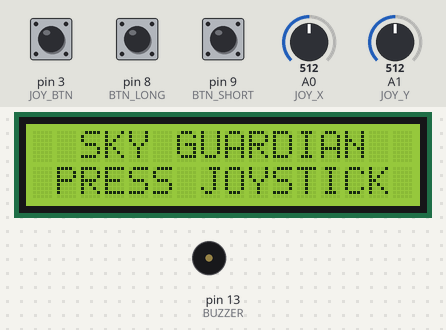
This sketch was run on a simulated Arduino Uno, built with avr-gcc and run on an emulated ATmega328P. On the bench: 16×2 character LCD, buzzer (waves = sounding). Inputs (shaded band) come from the test bench; at power-on: pin 3 (JOY_BTN) HIGH, A0 (JOY_X) = 512, A1 (JOY_Y) = 512, pin 8 (BTN_LONG) HIGH, pin 9 (BTN_SHORT) HIGH. Random numbers use the default seed unless the sketch sets one.

Above: at 1.2 s.
1.3 s: pin 3 (JOY_BTN) pulled LOW for 0.15 s
At 3.3 s:
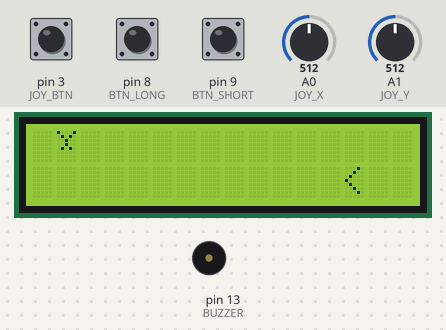
4.3 s: A0 (JOY_X) set to 693
7.3 s: A0 (JOY_X) set to 713
At 10.1 s:
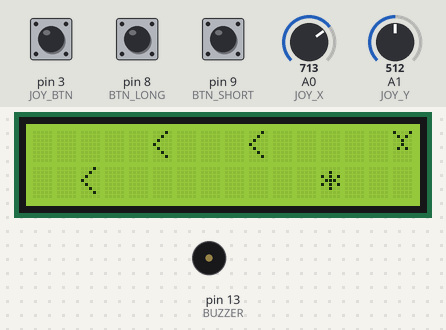
10.3 s: A1 (JOY_Y) set to 693
13.3 s: A1 (JOY_Y) set to 712
At 15.8 s:
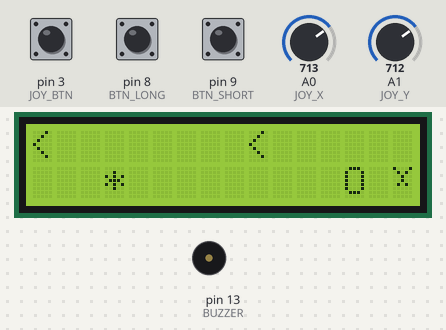
16.2 s: A1 (JOY_Y) set to 306
19.2 s: A1 (JOY_Y) set to 290
At 21.4 s:
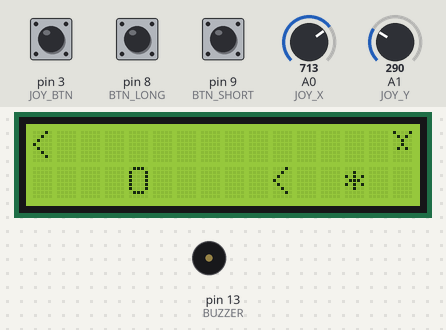
Timing chart, 0 to 26.5 s (numbered marks = the images above; inputs shaded):
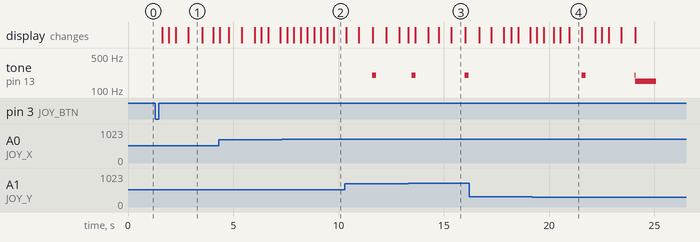

Measured:
- the behaviour switches between 700 and 701 on A0 (JOY_X) (found by bisection; images 1 and 2)
- the behaviour switches between 700 and 701 on A1 (JOY_Y) (found by bisection; images 2 and 3)
- the behaviour switches between 300 and 299 on A1 (JOY_Y) (found by bisection; images 3 and 4)
- after the input at 1.3 s, the display: first changes after 0.32 s (image 1 shows a later state)
- by itself, tone on pin 13 (BUZZER): plays 200 Hz for 0.20 s, 200 Hz for 0.02 s, 150 Hz for 1.0 s
- what the display in image 1 shows lasts 0.6 s, from 2.9 s to 3.5 s
- what the display in image 4 shows lasts 0.6 s, from 21.0 s to 21.6 s

The sketch:

Game_SkyGuardian_LCD.ino
```cpp
#include <Wire.h>
#include <LiquidCrystal_I2C.h>

LiquidCrystal_I2C lcd(0x27, 16, 2);

#define JOY_X A0
#define JOY_Y A1
#define JOY_BTN 3
#define BTN_LONG 8
#define BTN_SHORT 9
#define BUZZER 13

bool gameStarted = false;
int eggs = 5;
int score = 0;
int eagleX = 1;
int eagleY = 0;
bool poweredUp = false;
unsigned long powerUpEndTime = 0;

byte eagleSprite[8] = {
  B10001, B01010, B00100, B00100,
  B01010, B00000, B00000, B00000
};

struct SmallBug { int x; int y; bool active; };
SmallBug smallBugs[3];
struct BigBug { int x; int y; int hp; bool active; };
BigBug bigBugs[2];
struct Fish { int x; int y; bool active; };
Fish fishes[1];
struct Shot { int x; int y; bool active; bool isShortRange; int startX; int damage; };
Shot shots[5];

unsigned long lastEagleMove = 0;
unsigned long lastBugMove = 0;
unsigned long lastShotMove = 0;
unsigned long lastSpawn = 0;
bool lastLongState = HIGH;
bool lastShortState = HIGH;

void playShoot() { tone(BUZZER, 900, 30); }
void playHit() { tone(BUZZER, 500, 50); }
void playPowerUp() { tone(BUZZER, 1200, 150); }
void playWarn() { tone(BUZZER, 200, 200); }
void playOver() { tone(BUZZER, 150, 1000); }

void spawnEntities() {
  int r = random(0, 100);
  if (r < 10) { if (!fishes[0].active) { fishes[0].x = 15; fishes[0].y = random(0, 2); fishes[0].active = true; } }
  else if (r < 30) { for (int i = 0; i < 2; i++) { if (!bigBugs[i].active) { bigBugs[i].x = 15; bigBugs[i].y = random(0, 2); bigBugs[i].hp = 10; bigBugs[i].active = true; break; } } }
  else { for (int i = 0; i < 3; i++) { if (!smallBugs[i].active) { smallBugs[i].x = 15; smallBugs[i].y = random(0, 2); smallBugs[i].active = true; break; } } }
}

void fireShot(bool shortRange) {
  for (int i = 0; i < 5; i++) {
    if (!shots[i].active) {
      shots[i].x = eagleX + 1; shots[i].y = eagleY; shots[i].startX = eagleX + 1;
      shots[i].isShortRange = shortRange; shots[i].damage = shortRange ? 4 : 2;
      shots[i].active = true; playShoot(); break;
    }
  }
}

void setup() {
  lcd.init(); lcd.backlight(); lcd.createChar(0, eagleSprite);
  pinMode(JOY_BTN, INPUT_PULLUP); pinMode(BTN_LONG, INPUT_PULLUP);
  pinMode(BTN_SHORT, INPUT_PULLUP); pinMode(BUZZER, OUTPUT);
  randomSeed(analogRead(A3));
}

void loop() {
  if (!gameStarted) {
    lcd.setCursor(2, 0); lcd.print("SKY GUARDIAN");
    lcd.setCursor(1, 1); lcd.print("PRESS JOYSTICK");
    if (digitalRead(JOY_BTN) == LOW) { delay(300); gameStarted = true; lcd.clear(); }
    return;
  }
  unsigned long currentMillis = millis();
  if (poweredUp && currentMillis > powerUpEndTime) poweredUp = false;
  int eagleSpeed = poweredUp ? 75 : 150;
  int shotSpeed = poweredUp ? 50 : 100;
  bool currentLongState = digitalRead(BTN_LONG);
  if (currentLongState == LOW && lastLongState == HIGH) fireShot(false);
  lastLongState = currentLongState;
  bool currentShortState = digitalRead(BTN_SHORT);
  if (currentShortState == LOW && lastShortState == HIGH) fireShot(true);
  lastShortState = currentShortState;
  if (currentMillis - lastEagleMove > eagleSpeed) {
    int xVal = analogRead(JOY_X); int yVal = analogRead(JOY_Y); bool moved = false;
    if (xVal < 300 && eagleX > 0) { eagleX--; moved = true; }
    if (xVal > 700 && eagleX < 15) { eagleX++; moved = true; }
    if (yVal < 300 && eagleY > 0) { eagleY--; moved = true; }
    if (yVal > 700 && eagleY < 1) { eagleY++; moved = true; }
    if (moved) lastEagleMove = currentMillis;
    if (fishes[0].active && eagleX == fishes[0].x && eagleY == fishes[0].y) { fishes[0].active = false; poweredUp = true; powerUpEndTime = currentMillis + 5000; playPowerUp(); }
  }
  if (currentMillis - lastShotMove > shotSpeed) {
    lastShotMove = currentMillis;
    for (int i = 0; i < 5; i++) {
      if (shots[i].active) {
        shots[i].x++;
        if (shots[i].isShortRange && (shots[i].x - shots[i].startX > 3)) shots[i].active = false;
        if (shots[i].x > 15) shots[i].active = false;
        if (shots[i].active) {
          for (int b = 0; b < 3; b++) { if (smallBugs[b].active && (shots[i].x == smallBugs[b].x || shots[i].x == smallBugs[b].x + 1) && shots[i].y == smallBugs[b].y) { smallBugs[b].active = false; shots[i].active = false; score += 1; playHit(); break; } }
          for (int b = 0; b < 2; b++) { if (shots[i].active && bigBugs[b].active && (shots[i].x == bigBugs[b].x || shots[i].x == bigBugs[b].x + 1) && shots[i].y == bigBugs[b].y) { bigBugs[b].hp -= shots[i].damage; shots[i].active = false; if (bigBugs[b].hp <= 0) { bigBugs[b].active = false; score += 2; playHit(); } break; } }
        }
      }
    }
  }
  if (currentMillis - lastBugMove > 600) {
    lastBugMove = currentMillis;
    for (int i = 0; i < 3; i++) { if (smallBugs[i].active) { smallBugs[i].x--; if (smallBugs[i].x < 0) { smallBugs[i].active = false; eggs--; playWarn(); } } }
    for (int i = 0; i < 2; i++) { if (bigBugs[i].active) { bigBugs[i].x--; if (bigBugs[i].x < 0) { bigBugs[i].active = false; eggs--; playWarn(); } } }
    if (fishes[0].active) { fishes[0].x--; if (fishes[0].x < 0) fishes[0].active = false; }
    if (eggs <= 0) {
      lcd.clear(); lcd.setCursor(3, 0); lcd.print("GAME OVER!"); lcd.setCursor(4, 1); lcd.print("SCORE: "); lcd.print(score); playOver();
      while(digitalRead(JOY_BTN) == HIGH) delay(50); delay(300); eggs = 5; score = 0; eagleX = 1; eagleY = 0; poweredUp = false; for(int b=0; b<3; b++) smallBugs[b].active = false; for(int b=0; b<2; b++) bigBugs[b].active = false; fishes[0].active = false; for(int s=0; s<5; s++) shots[s].active = false; lcd.clear(); gameStarted = false;
    }
  }
  if (currentMillis - lastSpawn > 2000) { lastSpawn = currentMillis; spawnEntities(); }
  lcd.clear(); lcd.setCursor(eagleX, eagleY); lcd.write(byte(0));
  for (int i = 0; i < 3; i++) { if (smallBugs[i].active && smallBugs[i].x >= 0 && smallBugs[i].x < 16) { lcd.setCursor(smallBugs[i].x, smallBugs[i].y); lcd.print("<"); } }
  for (int i = 0; i < 2; i++) { if (bigBugs[i].active && bigBugs[i].x >= 0 && bigBugs[i].x < 16) { lcd.setCursor(bigBugs[i].x, bigBugs[i].y); lcd.print("O"); } }
  if (fishes[0].active && fishes[0].x >= 0 && fishes[0].x < 16) { lcd.setCursor(fishes[0].x, fishes[0].y); lcd.print("*"); }
  for (int i = 0; i < 5; i++) { if (shots[i].active && shots[i].x >= 0 && shots[i].x < 16) { lcd.setCursor(shots[i].x, shots[i].y); lcd.print("-"); } }
  delay(30);
}
```
